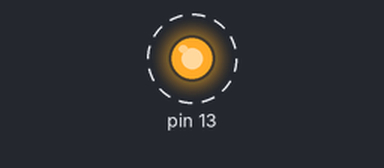
The sketch below on a simulated Arduino Uno, built with avr-gcc and run on an emulated ATmega328P. Parts: output pins drawn as LEDs (lit = HIGH). Dashed ring = blinking. What the sketch prints to the serial monitor is not drawn.

Above: at 0.2 s.
Timing chart, 0 to 3.0 s (numbered marks = the images above):
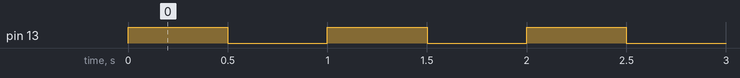

The sketch:

test-vel.ino
```cpp
void setup() {
  DDRB = B00100000;

  //per gli ingressi PINB
  Serial.begin(9600);
}

long t;

void loop() {
  t = micros();
  PORTB = B00100000;
  delay(500);
  PORTB = B00000000;
  delay(500);
  t = micros() - t;
  Serial.print(t);
  Serial.print(" ");

  t = micros();
  digitalWrite(13, HIGH);
  delay(500);
  digitalWrite(13, LOW);
  delay(500);
  t = micros() - t;
  Serial.println(t);
}
```

Measured:
- by itself, pin 13: alternates HIGH for 0.50 s and LOW for 0.50 s
